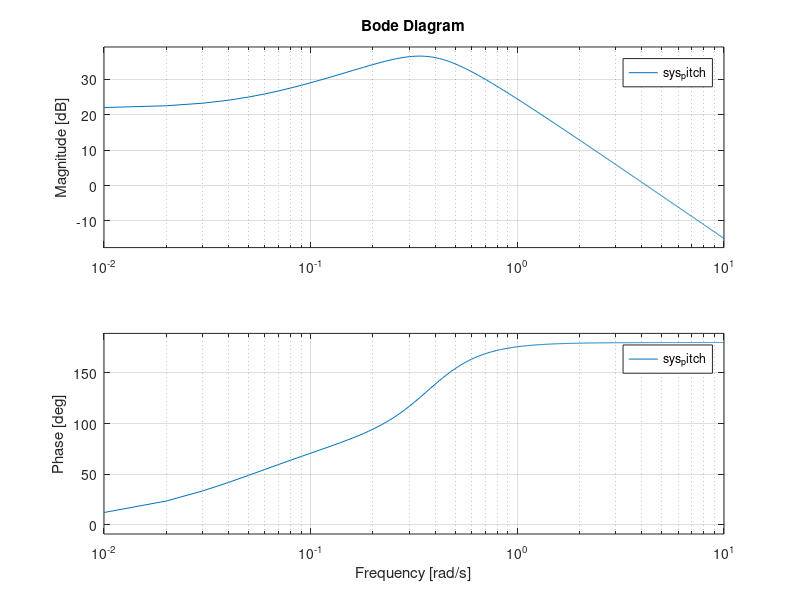
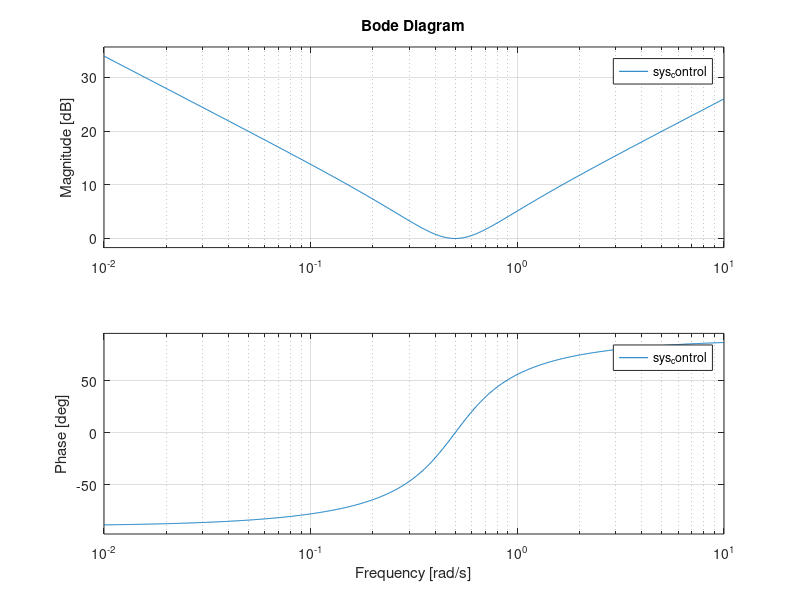
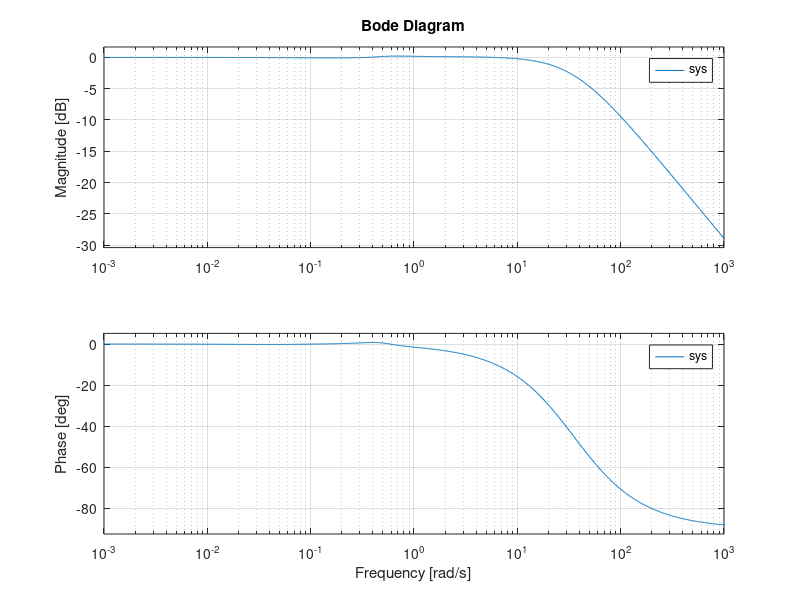
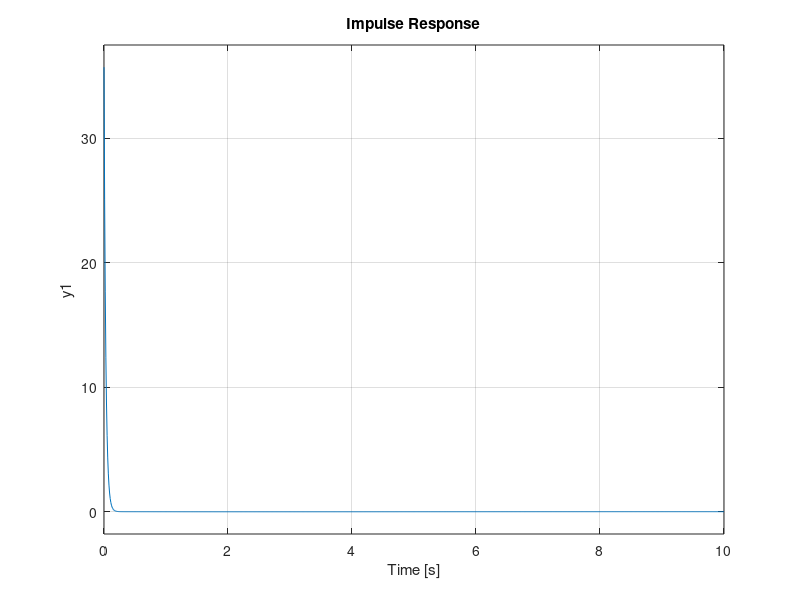

MATLAB code for these plots, in order:
clear all
close all
% ----Constant----
% g: 重力加速度(m/s2)
% mass: 重量(kg)
% force_t: 推力(N)
% L_alpha:
% length_A: 空力中心までの距離(m)
% length_T: ジンバル点までの距離(m)
% theta0: 目標角(垂直方向からの角度)(deg)
% vel_A: 機軸方向速度(m/s)
% Iyy: ピッチ面方向の慣性モーメント(kg*ｍ２)
% muA: 空力項
% muT: 推力項
% ----------------
g = 9.8066;
mass = 70;
force_T = 1000;
L_alpha = 30;
length_A = 0.2;
length_T = 1.5;
theta0 = 0;
vel_A = 10;
Iyy = 84;

muA = L_alpha * length_A / Iyy;
muT = force_T * length_T / Iyy;

% ----ブロック線図----
% 制御プラントP伝達関数: sys_pitch
% PIDコントローラK伝達関数: sys_control
% Kp,Kd,Ki: P制御係数、D制御係数、I制御係数
% sys_control = (Kd*s^2 + Kp*s + Ki) / s
% 一巡伝達関数L: sys_loop
% 閉ループ伝達関数: sys
%   u     +-----------+ y1  u2+---------+     y
%  ------>|sys_control|------>|sys_pitch|------->
%      |  +-----------+       +---------+  |
%      |                                   |
%      |             +------+              |
%      +-------------|  1   |<-------------+
%                    +------+
% ----------------
sys_pitch_num = [muT L_alpha*muT/mass/vel_A*(1+length_A/length_T)]
sys_pitch_den = [1 L_alpha/mass/vel_A -muA muA*g*cos(deg2rad(theta0))/vel_A]
sys_pitch = tf(sys_pitch_num, sys_pitch_den)

Kp = 1;
Kd = 2;
Ki = 0.5;
sys_control = tf([Kd Kp Ki],[1 0])

sys_loop = series(sys_control, sys_pitch)
sys = feedback(sys_loop,[1])

% ----図示
t = 0:0.01:10;
figure()
bode(sys_pitch,t)
print ('PID_PlantBode.jpg')

figure()
bode(sys_control)
print ('PID_ControllerBode.jpg')

figure()
bode(sys)
print ('PID_FeedbackLoopBode.jpg')
figure()
impulse(sys,t)
print ('PID_impulse_response.jpg')
figure()
t = 0:0.01:10;
u = linspace(0.1,0.1,length(t));
lsim(sys,u,t)
print ('PID_step_response.jpg')

% ----安定性確認----
figure()
rlocus(sys)
print ('PID_rlocus.jpg')

figure()
nyquist(sys)
print ('PID_nyquist.jpg')

% % ----cf.PIDコントローラの最適化問題 ----
% % PID: K(s+a)^2/s とする
% % ---------------------------------
% t = 0:0.01:8;
% for K = 0:0.1:10;
% 	for a = 0:0.1:10;
% 		sys_control = tf([K 2*a*K a^2],[1 0]);
% 		sys_loop = series(sys_control, sys_pitch);
% 		sys = feedback(sys_loop,[1]);
% 		y = step(sys,t);
% 		m = max(y);
% 		if m < 1.5 & m > 1.10;
% 			break;
% 		end
% 	end
% 	if m < 1.5 & m > 1.10;
% 		break;
% 	end
% end
% solution = [K a m]
% plot(t,y)
